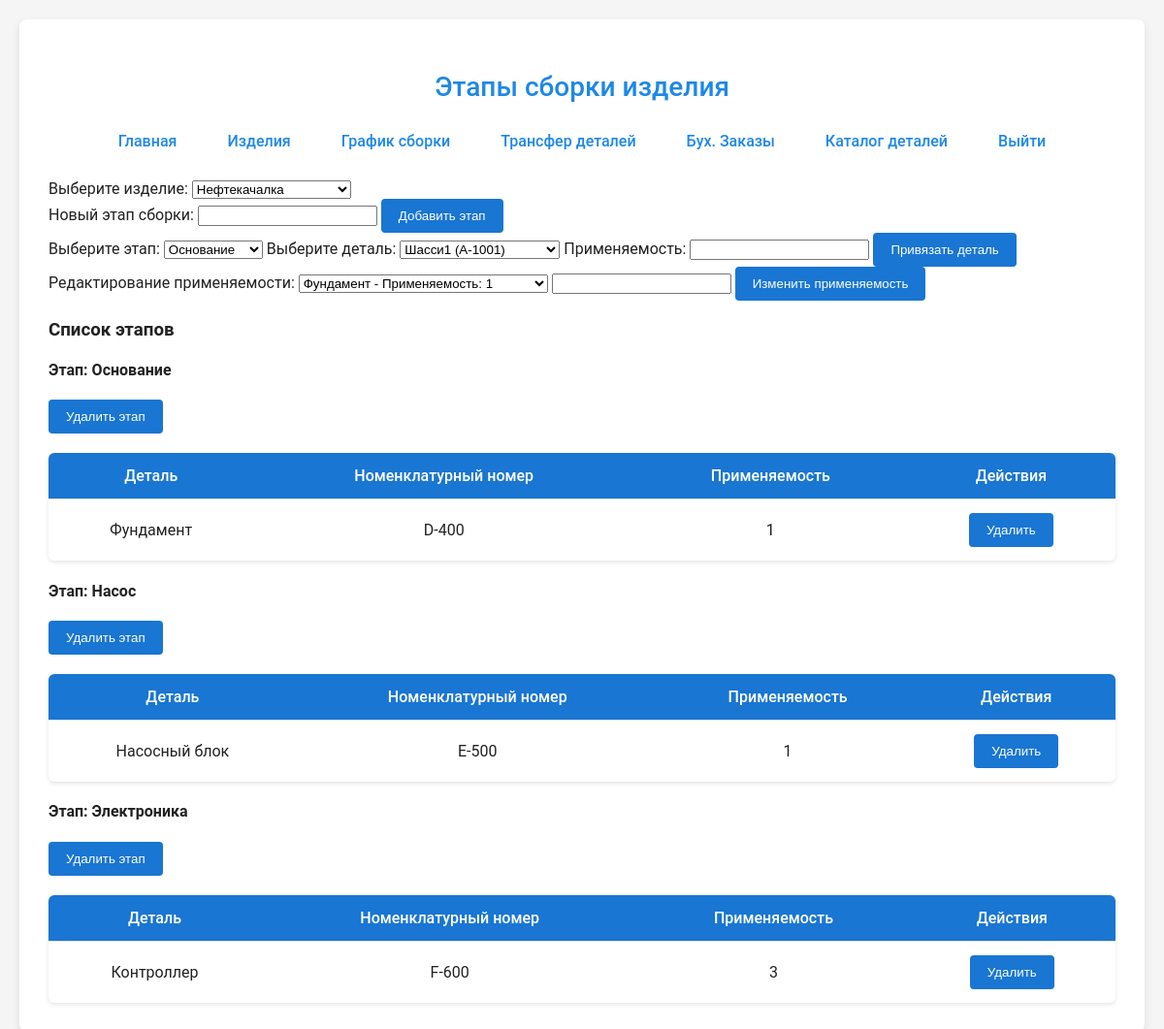
Screenshot of /pages/assign_parts.php?product_id=2 (signed in) with the database file from the repository.
### tables this page shows
CREATE TABLE `stages` (
  `id` int NOT NULL,
  `product_id` int DEFAULT NULL,
  `name` varchar(255) NOT NULL
);

CREATE TABLE `stage_parts` (
  `id` int NOT NULL,
  `stage_id` int DEFAULT NULL,
  `part_id` int DEFAULT NULL,
  `quantity_required` int NOT NULL
);

CREATE TABLE `parts` (
  `id` int NOT NULL,
  `name` varchar(255) NOT NULL,
  `nomenclature_number` varchar(100) NOT NULL
);

### assets/php/script/queries.php (called while the page is built, shortened)
<?php
function getProducts() {
    global $pdo;
    $stmt = $pdo->prepare("SELECT * FROM products");
    $stmt->execute();
    return $stmt->fetchAll(PDO::FETCH_ASSOC);
}
function getStagesByProduct($productId) {
    global $pdo;
    $stmt = $pdo->prepare("SELECT * FROM stages WHERE product_id = ?");
    $stmt->execute([$productId]);
    return $stmt->fetchAll(PDO::FETCH_ASSOC);
}
function getStageParts($stageId) {
    global $pdo;
    $stmt = $pdo->prepare("SELECT parts.name AS part_name, parts.nomenclature_number, stage_parts.quantity_required, stage_parts.id AS stage_part_id
                            FROM stage_parts
                            JOIN parts ON stage_parts.part_id = parts.id
                            WHERE stage_parts.stage_id = ?");
    $stmt->execute([$stageId]);
    return $stmt->fetchAll(PDO::FETCH_ASSOC);
}
function getParts() {
    global $pdo;
    $stmt = $pdo->prepare("SELECT * FROM parts");
    $stmt->execute();
    return $stmt->fetchAll(PDO::FETCH_ASSOC);
}
?>

### pages/assign_parts.php (the view, shortened to what this page needs)
<?php
include_once '../assets/php/script/connect.php';
include_once '../assets/php/script/queries.php';
$products = getProducts();
$selectedProductId = $_GET['product_id'] ?? null;
$stages = $selectedProductId ? getStagesByProduct($selectedProductId) : [];
$parts = getParts();
?>
<!DOCTYPE html>
<html lang="ru">
<head>
    <link rel="stylesheet" href="../assets/css/style.css">
</head>
<body>
    <div class="container">
        <h2>Этапы сборки изделия</h2>
        <?php include_once '../assets/php/head.php'; ?>
        <form method="GET" class="form-section">
            <label>Выберите изделие:</label>
            <select name="product_id" onchange="this.form.submit()">
                <?php foreach ($products as $product): ?>
                    <option value="<?= $product['id'] ?>" <?= ($product['id'] == $selectedProductId) ? 'selected' : '' ?>>
                        <?= htmlspecialchars($product['name']) ?>
                    </option>
                <?php endforeach; ?>
            </select>
        </form>
        <?php if ($selectedProductId): ?>
            <form method="POST" class="form-section">
                <label>Новый этап сборки:</label>
                <input type="text" name="stage_name" required>
                <button type="submit">Добавить этап</button>
            </form>
            <form method="POST" class="form-section">
                <label>Выберите этап:</label>
                <select name="stage_id" required>
                    <?php foreach ($stages as $stage): ?>
                        <option value="<?= $stage['id'] ?>"><?= htmlspecialchars($stage['name']) ?></option>
                    <?php endforeach; ?>
                </select>
                <label>Выберите деталь:</label>
                <select name="part_id" required>
                    <?php foreach ($parts as $part): ?>
                        <option value="<?= $part['id'] ?>"><?= htmlspecialchars($part['name']) ?> (<?= $part['nomenclature_number'] ?>)</option>
                    <?php endforeach; ?>
                </select>
                <label>Применяемость:</label>
                <input type="number" name="quantity" min="1" required>
                <button type="submit">Привязать деталь</button>
            </form>
            <form method="POST" class="form-section">
                <label>Редактирование применяемости:</label>
                <select name="edit_stage_part_id" required>
                    <?php foreach ($stages as $stage): ?>
                        <optgroup label="<?= htmlspecialchars($stage['name']) ?>">
                            <?php $stageParts = getStageParts($stage['id']); ?>
                            <?php foreach ($stageParts as $sp): ?>
                                <option value="<?= $sp['stage_part_id'] ?>"><?= htmlspecialchars($sp['part_name']) ?> - Применяемость: <?= $sp['quantity_required'] ?></option>
                            <?php endforeach; ?>
                        </optgroup>
                    <?php endforeach; ?>
                </select>
                <input type="number" name="new_quantity" min="1" required>
                <button type="submit">Изменить применяемость</button>
            </form>
            <h3>Список этапов</h3>
            <?php foreach ($stages as $stage): ?>
                <h4>Этап: <?= htmlspecialchars($stage['name']) ?></h4>
                <form method="POST" style="display:inline;">
                    <button type="submit" onclick="return confirm('Удалить этот этап?')">Удалить этап</button>
                </form>
                <table>
                    <tr>
                        <th>Деталь</th>
                        <th>Номенклатурный номер</th>
                        <th>Применяемость</th>
                        <th>Действия</th>
                    </tr>
                    <?php $stageParts = getStageParts($stage['id']); ?>
                    <?php foreach ($stageParts as $sp): ?>
                        <tr>
                            <td><?= htmlspecialchars($sp['part_name']) ?></td>
                            <td><?= $sp['nomenclature_number'] ?></td>
                            <td><?= $sp['quantity_required'] ?></td>
                            <td>
                                <form method="POST" style="display:inline;">
                                    <button type="submit" onclick="return confirm('Удалить эту запись?')">Удалить</button>
                                </form>
                            </td>
                        </tr>
                    <?php endforeach; ?>
                </table>
            <?php endforeach; ?>
        <?php endif; ?>
    </div>
</body>
</html>

### assets/css/style.css (style rules this page uses)
body { font-family: 'Roboto', sans-serif; background-color: #f5f5f5; margin: 0; padding: 20px; color: #212121; }
.container { max-width: 1200px; margin: auto; background: #fff; padding: 30px; border-radius: 8px; box-shadow: 0 4px 10px rgba(0, 0, 0, 0.1); }
h2 { text-align: center; color: #1e88e5; margin-bottom: 30px; font-weight: 500; font-size: 28px; }
table { width: 100%; border-collapse: collapse; margin-top: 20px; background-color: #fff; box-shadow: 0 2px 4px rgba(0,0,0,0.1); border-radius: 6px; overflow: hidden; }
th, td { padding: 14px 16px; text-align: center; border-bottom: 1px solid #e0e0e0; }
th { background-color: #1976d2; color: white; font-weight: 500; }
tr:last-child td { border-bottom: none; }
button, .btn { padding: 10px 18px; background-color: #1976d2; color: white; border: none; border-radius: 4px; font-weight: 500; cursor: pointer; transition: background-color 0.3s ease; }

### rows the page displays
stages: name "Основание"
stage_parts: part.name "Фундамент", part.nomenclature_number "D-400", quantity_required "1"
stages: name "Насос"
stage_parts: part.name "Насосный блок", part.nomenclature_number "E-500", quantity_required "1"
stages: name "Электроника"
stage_parts: part.name "Контроллер", part.nomenclature_number "F-600", quantity_required "3"

### other values shown
form field product_id "Нефтекачалка"
form field stage_id "Основание"
form field part_id "Шасси1 (A-1001)"
form field edit_stage_part_id "Фундамент - Применяемость: 1"
